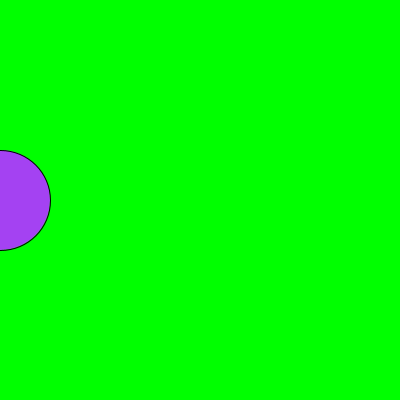
Frame 1 (no input)
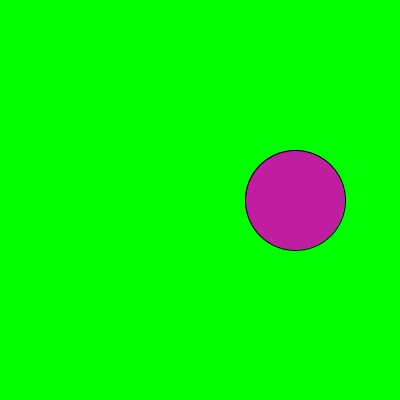
Frame 60 (the mouse pressed at the canvas centre just before this capture)
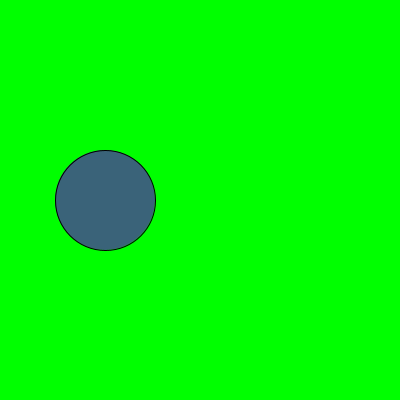
Frame 120 (the mouse held since frame 60 and released just before this capture)

The Processing sketch that drew these frames (run headless with seeded random() and noise(); from frame 60 on, the mouse is pressed at the canvas centre):

// Processing sketch: aula07_g1_exe2
// ── aula07_g1_exe2.pde
int x=0;
String direcao="direita";
void setup() {
  size(400, 400);
}
void draw() {
  background(0, 255, 0);
  fill(random(255), random(255), random(255));
  ellipse(x, 200, 100, 100);
  if (x>=350) {
    direcao = "esquerda";
  }
  if (x<=50) {
    direcao = "direita";
  }
  if (direcao == "direita") {
    x=x+5;
  }
  if (direcao == "esquerda") {
    x=x-5;
  }
}
